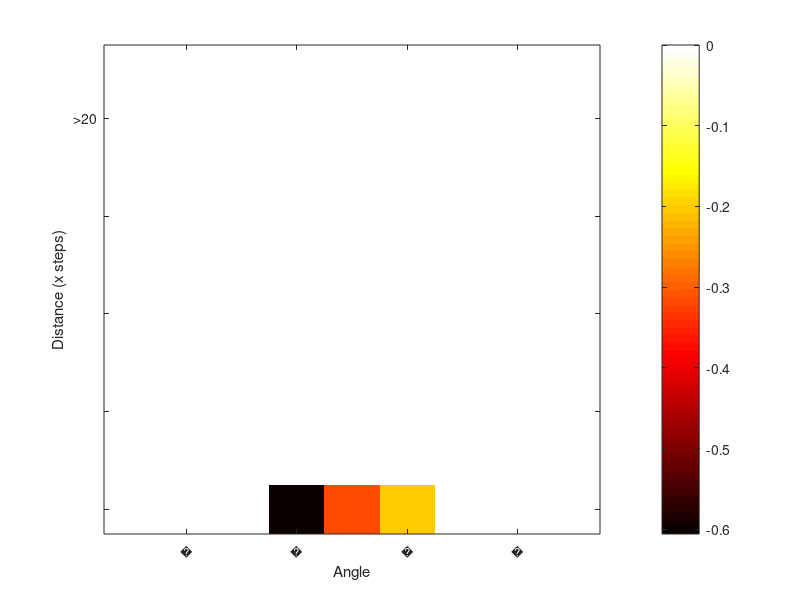

The MATLAB script that drew this image:
a = [
-9.03542440618e-19 0 0 0 0 0 0 0 0
-9.13580003019e-16 -4.38497289809e-15 9.87360594867e-15 3.42454262555e-14 2.79924907261e-15 2.08506899641e-14 1.03991962934e-13 1.23737464683e-13 2.89578847755e-14
2.19735029063e-16 1.8307249434e-16 2.64913613596e-15 1.5944390158e-14 5.08398424405e-15 1.7624713608e-14 9.03145724555e-15 1.08921697123e-15 4.60316330385e-15
1.23841792862e-16 2.66571472217e-16 1.01089291213e-13 5.79664382928e-14 3.37211873704e-14 3.90511164087e-14 2.3690744186e-14 6.30134185345e-15 3.80693270374e-15
5.69365363014e-17 1.44731009483e-14 5.55606355269e-14 4.05858334177e-14 3.54780574828e-14 6.62499521191e-14 1.38538841137e-14 1.95440140997e-15 3.95170153637e-16
7.94049984028e-17 1.37015968599e-17 1.00216598308e-13 2.26607390839e-13 9.45743758042e-13 2.18623082266e-12 1.38301454787e-15 4.30688311553e-16 2.23623265034e-16
3.26372417622e-17 1.42658962884e-17 2.2540985806e-17 9.12051238691e-14 2.03390816094e-13 3.01009281886e-17 7.39219100423e-17 1.64365454004e-16 5.6273947097e-15
4.71686361563e-14 5.71236158486e-15 3.64297166013e-15 3.42609598384e-15 -3.05857728333e-10 -1.55936145442e-10 4.305077967e-13 6.04194429883e-15 3.03492482131e-13
3.77039978165e-13 7.44598067497e-14 2.42185544074e-14 1.66994002376e-05 -0.000297611616039 -5.71153361312e-06 8.3578073267e-11 1.25246006253e-10 3.72211562796e-10
2.62480629107e-09 1.25436496744e-11 4.63872227495e-05 -0.605879579438 -0.321670820558 -0.203428742772 3.91480384548e-08 2.39453213241e-11 3.93925004226e-09
];

colormap('hot');
imagesc(a);
colorbar;

x = {-135, -90, -45, -15, 0, 15, 45, 90, 135}
y = {'>20', 20, 15, 10, 8, 5, 4, 3, 2, 1}
xlabel('Angle');
ylabel('Distance (x steps)');
set(gca,'XTickLabel',x);
set(gca,'YTickLabel',y);
